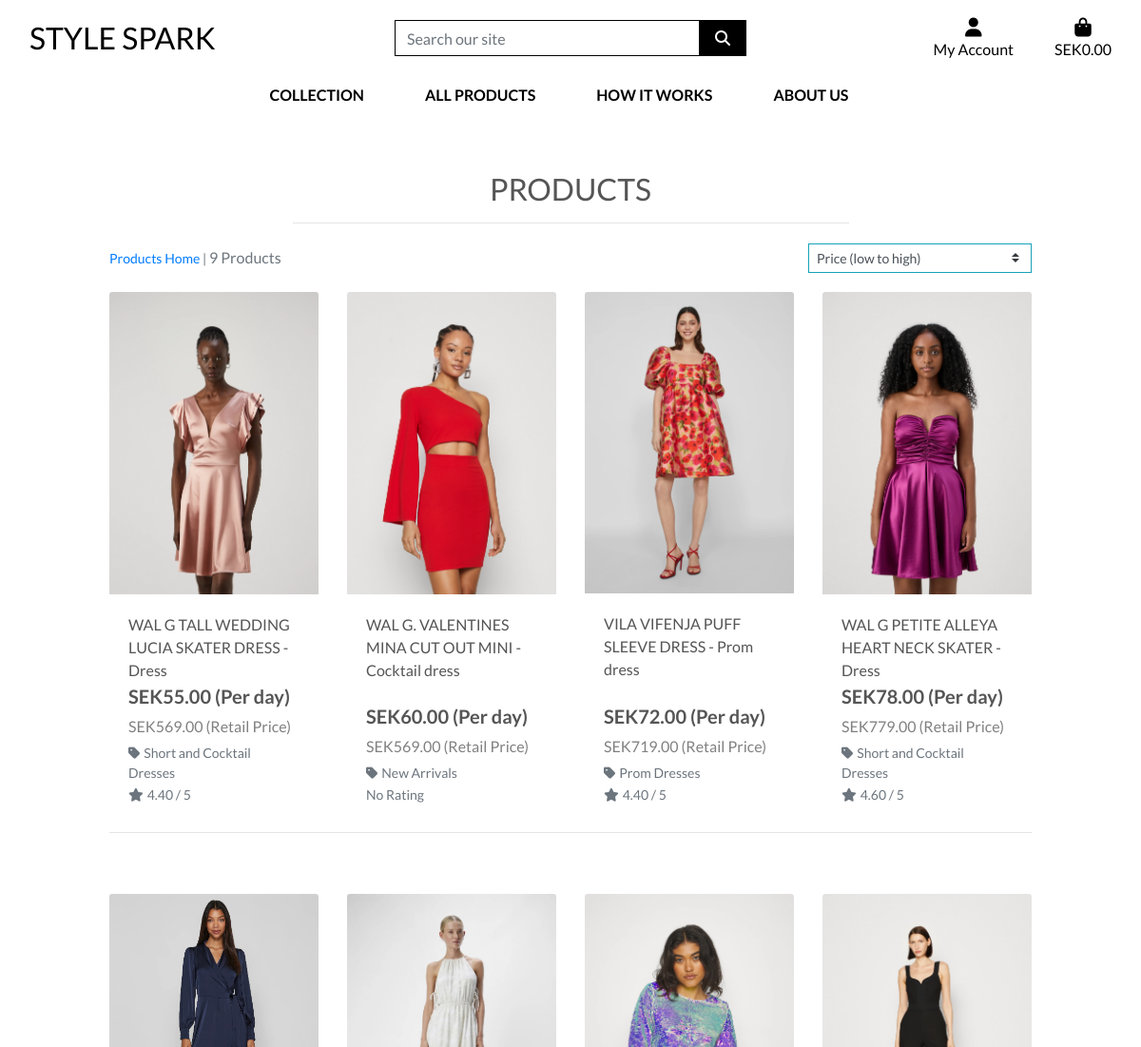
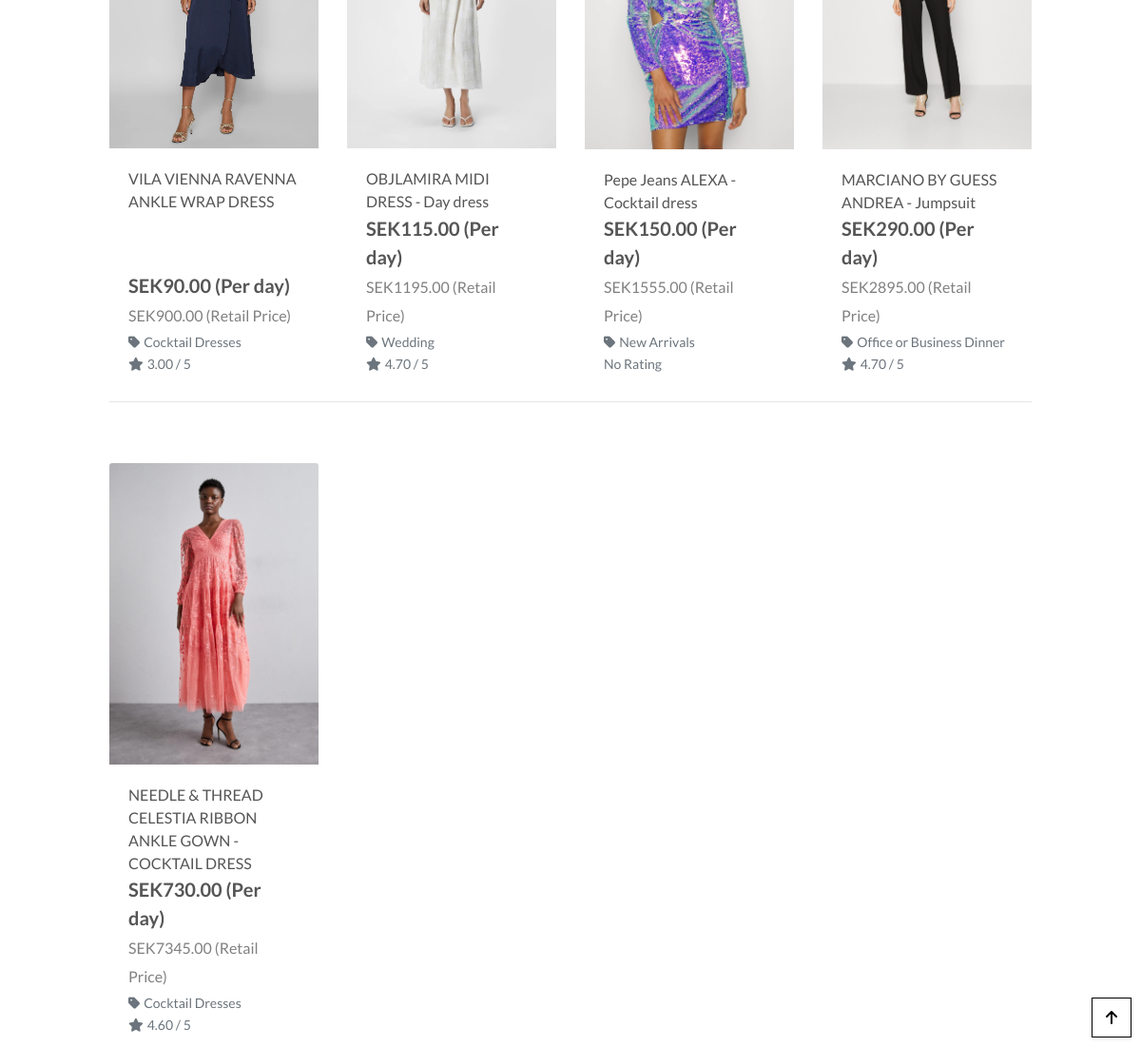
Page /products/?sort=price&direction=asc on the committed database (2 pictures, top to bottom).
### products/models.py (models this page shows, shortened)
class Product(models.Model):
    category = models.ForeignKey('Category', null=True, blank=True, on_delete=models.SET_NULL)
    sku = models.CharField(max_length=254, null=True, blank=True)
    name = models.CharField(max_length=254)
    description = models.TextField()
    has_sizes = models.BooleanField(default=False, null=True, blank=True)
    price = models.DecimalField(max_digits=6, decimal_places=2)
    retail_price = models.DecimalField(("Retail Price"), max_digits=10, decimal_places=2, blank=True, null=True)
    rating = models.DecimalField(max_digits=6, decimal_places=2, null=True, blank=True)
    image_url = models.URLField(max_length=1024, null=True, blank=True)
    image = models.ImageField(null=True, blank=True)

class Category(models.Model):
    class Meta:
        verbose_name_plural = 'Categories'
    name = models.CharField(max_length=254)
    friendly_name = models.CharField(max_length=254, null=True, blank=True)

### products/views.py (the view, shortened to what this page needs)
# urls.py: path('', views.all_products, name='products'),
def all_products(request):
    products = Product.objects.all()
    query = None
    categories = None
    sort = request.GET.get('sort', None)
    direction = request.GET.get('direction', 'asc')
    all_categories = Category.objects.all()
    if request.GET:
        if 'sort' in request.GET:
            sortkey = request.GET['sort']
            sort = sortkey
            if sortkey == 'name':
                sortkey = 'lower_name'
                products = products.annotate(lower_name=Lower('name'))
            if sortkey == 'category':
                sortkey = 'category__name'
            if 'direction' in request.GET:
                direction = request.GET['direction']
                if direction == 'desc':
                    sortkey = f'-{sortkey}'
            products = products.order_by(sortkey)
    current_sorting = f'{sort}_{direction}' if sort and direction else None
    all_category_names = list(all_categories.values_list('name', flat=True))
    context = {
        'products': products,
        'search_term': query,
        'current_categories': categories,
        'current_sorting': current_sorting,
        'all_categories': all_category_names,
    }
    return render(request, 'products/products.html', context)

### cart/contexts.py (called while the page is built, shortened)
def cart_contents(request):
    cart_items = []
    total = Decimal(0)
    product_count = 0
    cart = request.session.get('cart', {})
    if not isinstance(cart, dict):
        cart = {}
    if not cart:
        delivery = Decimal(0)
    grand_total = total + delivery
    print(f"Total: {total}")
    print(f"Delivery: {delivery}")
    print(f"Grand Total: {grand_total}")
    context = {
        'cart_items': cart_items,
        'total': total,
        'product_count': product_count,
        'delivery': delivery,
        'grand_total': grand_total,
    }
    return context

### products/templates/products/products.html (shortened to what this page needs)
{% extends "base.html" %}
{% load static %}
{% block page_header %}
    <div class="container header-container">
    </div>
{% endblock %}
{% block content %}
    <div class="overlay"></div>
    <div class="container-fluid">
        <div class="row">
            <div class="col text-center mt-3">
                <h2 class="logo-font">Products</h2>
                <hr class="w-50 mb-1">
            </div>
        </div>
        <div class="row">
            <div class="product-container col-10 offset-1">
                <div class="row mt-1 mb-2">
                    <div class="col-12 col-md-6 my-auto order-md-last d-flex justify-content-center justify-content-md-end">
                        <div class="sort-select-wrapper w-50">
                            <select id="sort-selector" class="custom-select custom-select-sm rounded-0 border border-{% if current_sorting != 'None_None' %}info{% else %}black{% endif %}">
                                <option value="price_asc" {% if current_sorting == 'price_asc' %}selected{% endif %}>Price (low to high)</option>
                            </select>
                        </div>
                    </div>
                    <div class="col-12 col-md-6 order-md-first">
                        <p class="text-muted mt-3 text-center text-md-left">
                            {% if search_term or current_categories or current_sorting != 'None_None' %}
                                <span class="small"><a href="{% url 'products' %}">Products Home</a> | </span>
                            {% endif %}
                            {{ products|length }} Products{% if search_term %} found for <strong>"{{ search_term }}"</strong>{% endif %}
                        </p>
                    </div>
                </div>
                <div class="row">
                    {% for product in products %}
                        <div class="col-sm-6 col-md-6 col-lg-4 col-xl-3">
                            <div class="card h-100 border-0">
                                {% if product.image %}
                                    <a href="{% url 'product_detail' product.id %}">
                                        <img class="card-img-top img-fluid" src="{{ product.image.url }}" alt="{{ product.name }}">
                                    </a>
                                {% else %}
                                    <a href="{% url 'product_detail' product.id %}">
                                        <img class="card-img-top img-fluid" src="{{ MEDIA_URL }}noimage.png" alt="{{ product.name }}">
                                    </a>
                                {% endif %}
                                <div class="card-body pb-0">
                                    <p class="mb-0">{{ product.name }}</p>
                                </div>
                                <div class="card-footer bg-white pt-0 border-0 text-left">
                                    <div class="row">
                                        <div class="col">
                                            <p class="lead mb-0 text-left font-weight-bold">SEK{{ product.price }} (Per day)<br>
                                                {% if product.retail_price %}
                                                    <span class="retail-price">SEK{{ product.retail_price }} (Retail Price)</span><br>
                                                {% endif %}
                                            </p>
                                            {% if product.category %}
                                                <p class="small mt-1 mb-0">
                                                    <a class="text-muted" href="{% url 'products' %}?category={{ product.category.name }}">
                                                        <i class="fas fa-tag mr-1"></i>{{ product.category.friendly_name }}
                                                    </a>
                                                </p>
                                            {% endif %}
                                            {% if product.rating %}
                                                <small class="text-muted"><i class="fas fa-star mr-1"></i>{{ product.rating }} / 5</small>
                                            {% else %}
                                                <small class="text-muted">No Rating</small>
                                            {% endif %}
                                        </div>
                                    </div>
                                </div>
                            </div>
                        </div>
                        {% if forloop.counter|divisibleby:4 %}
                            <div class="col-12 d-none d-xl-block mb-5">
                                <hr>
                            </div>
                        {% endif %}
                    {% endfor %}
                </div>
            </div>
        </div>
    </div>
    <div class="btt-button shadow-sm rounded-0 border border-black">
        <a class="btt-link d-flex h-100">
            <i class="fas fa-arrow-up text-black mx-auto my-auto"></i>
        </a>
    </div>
{% endblock %}

### static/css/base.css (style rules this page uses)
html { height: 100%; }
body { background: url('/media/stockvault-glamour-model287254.jpg') no-repeat center center fixed; background-size: cover; height: calc(100vh - 164px); color: #555; font-family: 'Lato'; }
.logo-font { text-transform: uppercase; }
.retail-price { color: grey; font-weight: normal; font-size: 0.8em; }
.text-black { color: #000 !important; }
.border-black { border: 1px solid black !important; }
.overlay { height: 100%; width: 100%; top: 0; left: 0; position: fixed; background: white; z-index: -1; }
.btt-button { height: 42px; width: 42px; position: fixed; bottom: 10px; right: 10px; }
.btt-link, .update-link, .remove-item { cursor: pointer; }
@media (min-width: 1200px) { .container { max-width: 80%; } }
@media (min-width: 992px) { .header-container { padding-top: 164px; } }

### rows in the picture
Product: image (picture), name "WAL G TALL WEDDING LUCIA SKATER DRESS - Dress", price "55.00", retail_price "569.00", category.friendly_name "Short and Cocktail Dresses", rating "4.40"
Product: image (picture), name "WAL G. VALENTINES MINA CUT OUT MINI - Cocktail dress", price "60.00", retail_price "569.00", category.friendly_name "New Arrivals", shows "No Rating"
Product: image (picture), name "VILA VIFENJA PUFF SLEEVE DRESS - Prom dress", price "72.00", retail_price "719.00", category.friendly_name "Prom Dresses", rating "4.40"
Product: image (picture), name "WAL G PETITE ALLEYA HEART NECK SKATER - Dress", price "78.00", retail_price "779.00", category.friendly_name "Short and Cocktail Dresses", rating "4.60"
Product: image (picture), name "VILA VIENNA RAVENNA ANKLE WRAP DRESS", price "90.00", retail_price "900.00", category.friendly_name "Cocktail Dresses", rating "3.00"
Product: image (picture), name "OBJLAMIRA MIDI DRESS - Day dress", price "115.00", retail_price "1195.00", category.friendly_name "Wedding", rating "4.70"
Product: image (picture), name "Pepe Jeans ALEXA - Cocktail dress", price "150.00", retail_price "1555.00", category.friendly_name "New Arrivals", shows "No Rating"
Product: image (picture), name "MARCIANO BY GUESS ANDREA - Jumpsuit", price "290.00", retail_price "2895.00", category.friendly_name "Office or Business Dinner", rating "4.70"
Product: image (picture), name "NEEDLE & THREAD CELESTIA RIBBON ANKLE GOWN - COCKTAIL DRESS", price "730.00", retail_price "7345.00", category.friendly_name "Cocktail Dresses", rating "4.60"

### other values in the picture
{{ products|length }} "9"
